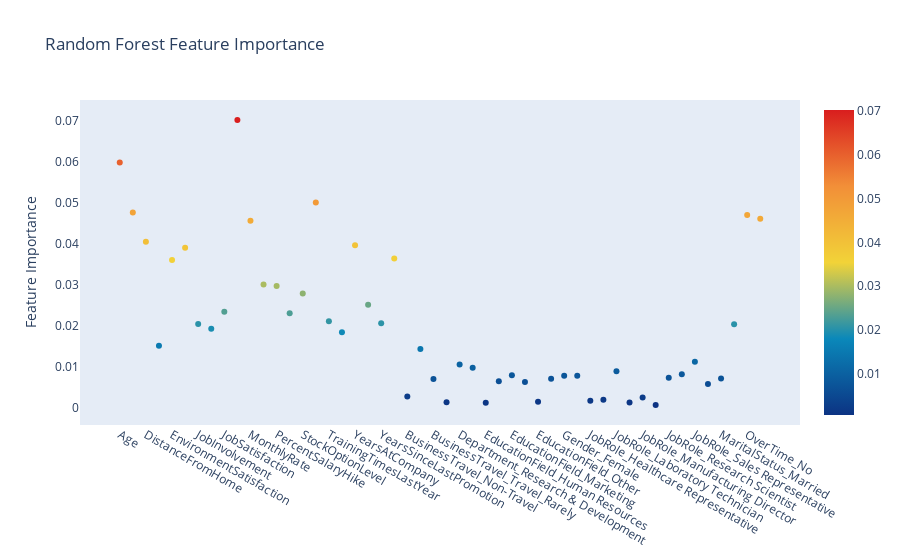

The code cell stored with this chart in its notebook:
### Code cell
py.init_notebook_mode(connected=True)

trace = go. Scatter(
    y = rf. feature_importances_,
    x = X. columns. values,
    #x = attrition_final. columns. values,

    mode = 'markers',
    marker = dict(
        sizemode = 'diameter',
        sizeref = 1,
        size = 6,
        color = rf.feature_importances_,
        colorscale = 'Portland',
        showscale = True
    ),
    text = X. columns. values
)
data = [trace]

layout  = go.Layout(
    autosize= True,
    title='Random Forest Feature Importance',
    hovermode= 'closest',
     xaxis= dict(
        ticklen= 5,
        showgrid=False,
       zeroline=False, 
       showline=False
    ),
   yaxis=dict(
        title= 'Feature Importance',
        showgrid=False, zeroline=False,
        ticklen= 5,
        gridwidth= 2
    ),
    showlegend = False
)
fig = go.Figure (data = data, layout = layout)
py.iplot(fig,filename = 'scatter2010')

### Figure 1 — Plotly figure (JSON) as saved in the notebook; plotly's stock layout.template omitted (floating-point values rounded to 4 significant figures)
{"data": [{"marker": {"color": [0.05984, 0.04762, 0.04047, 0.0151, 0.03603, 0.03902, 0.02042, 0.01922, 0.02342, 0.07022, 0.0456, 0.03007, 0.02969, 0.02302, 0.02787, 0.05007, 0.02107, 0.01838, 0.03962, 0.02509, 0.02056, 0.03643, 0.00268, 0.01432, 0.006969, 0.001315, 0.01055, 0.009752, 0.001195, 0.006439, 0.007911, 0.006275, 0.00145, 0.00706, 0.007749, 0.007772, 0.001693, 0.001933, 0.008884, 0.001246, 0.00248, 0.000633, 0.007267, 0.008127, 0.01121, 0.005755, 0.007087, 0.02035, 0.04702, 0.04608], "colorscale": [[0, "rgb(12,51,131)"], [0.25, "rgb(10,136,186)"], [0.5, "rgb(242,211,56)"], [0.75, "rgb(242,143,56)"], [1, "rgb(217,30,30)"]], "showscale": true, "size": 6, "sizemode": "diameter", "sizeref": 1}, "mode": "markers", "text": ["Age", "DailyRate", "DistanceFromHome", "Education", "EnvironmentSatisfaction", "HourlyRate", "JobInvolvement", "JobLevel", "JobSatisfaction", "MonthlyIncome", "MonthlyRate", "NumCompaniesWorked", "PercentSalaryHike", "RelationshipSatisfaction", "StockOptionLevel", "TotalWorkingYears", "TrainingTimesLastYear", "WorkLifeBalance", "YearsAtCompany", "YearsInCurrentRole", "YearsSinceLastPromotion", "YearsWithCurrManager", "BusinessTravel_Non-Travel", "BusinessTravel_Travel_Frequently", "BusinessTravel_Travel_Rarely", "Department_Human Resources", "Department_Research & Development", "Department_Sales", "EducationField_Human Resources", "EducationField_Life Sciences", "EducationField_Marketing", "EducationField_Medical", "EducationField_Other", "EducationField_Technical Degree", "Gender_Female", "Gender_Male", "JobRole_Healthcare Representative", "JobRole_Human Resources", "JobRole_Laboratory Technician", "JobRole_Manager", "JobRole_Manufacturing Director", "JobRole_Research Director", "JobRole_Research Scientist", "JobRole_Sales Executive", "JobRole_Sales Representative", "MaritalStatus_Divorced", "MaritalStatus_Married", "MaritalStatus_Single", "OverTime_No", "OverTime_Yes"], "type": "scatter", "x": ["Age", "DailyRate", "DistanceFromHome", "Education", "EnvironmentSatisfaction", "HourlyRate", "JobInvolvement", "JobLevel", "JobSatisfaction", "MonthlyIncome", "MonthlyRate", "NumCompaniesWorked", "PercentSalaryHike", "RelationshipSatisfaction", "StockOptionLevel", "TotalWorkingYears", "TrainingTimesLastYear", "WorkLifeBalance", "YearsAtCompany", "YearsInCurrentRole", "YearsSinceLastPromotion", "YearsWithCurrManager", "BusinessTravel_Non-Travel", "BusinessTravel_Travel_Frequently", "BusinessTravel_Travel_Rarely", "Department_Human Resources", "Department_Research & Development", "Department_Sales", "EducationField_Human Resources", "EducationField_Life Sciences", "EducationField_Marketing", "EducationField_Medical", "EducationField_Other", "EducationField_Technical Degree", "Gender_Female", "Gender_Male", "JobRole_Healthcare Representative", "JobRole_Human Resources", "JobRole_Laboratory Technician", "JobRole_Manager", "JobRole_Manufacturing Director", "JobRole_Research Director", "JobRole_Research Scientist", "JobRole_Sales Executive", "JobRole_Sales Representative", "MaritalStatus_Divorced", "MaritalStatus_Married", "MaritalStatus_Single", "OverTime_No", "OverTime_Yes"], "y": [0.05984, 0.04762, 0.04047, 0.0151, 0.03603, 0.03902, 0.02042, 0.01922, 0.02342, 0.07022, 0.0456, 0.03007, 0.02969, 0.02302, 0.02787, 0.05007, 0.02107, 0.01838, 0.03962, 0.02509, 0.02056, 0.03643, 0.00268, 0.01432, 0.006969, 0.001315, 0.01055, 0.009752, 0.001195, 0.006439, 0.007911, 0.006275, 0.00145, 0.00706, 0.007749, 0.007772, 0.001693, 0.001933, 0.008884, 0.001246, 0.00248, 0.000633, 0.007267, 0.008127, 0.01121, 0.005755, 0.007087, 0.02035, 0.04702, 0.04608]}], "layout": {"autosize": true, "hovermode": "closest", "showlegend": false, "title": {"text": "Random Forest Feature Importance"}, "xaxis": {"showgrid": false, "showline": false, "ticklen": 5, "zeroline": false}, "yaxis": {"gridwidth": 2, "showgrid": false, "ticklen": 5, "title": {"text": "Feature Importance"}, "zeroline": false}}}
